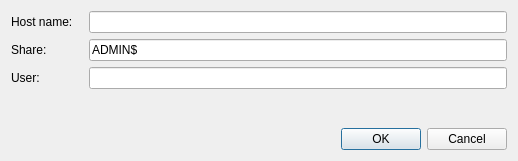
<ui version="4.0" >
 <class>SamDialog</class>
 <widget class="QDialog" name="SamDialog" >
  <property name="windowModality" >
   <enum>Qt::ApplicationModal</enum>
  </property>
  <property name="geometry" >
   <rect>
    <x>0</x>
    <y>0</y>
    <width>518</width>
    <height>161</height>
   </rect>
  </property>
  <property name="windowTitle" >
   <string>Load Remote Sam</string>
  </property>
  <property name="windowIcon" >
   <iconset resource="gui.qrc" >:/icons/pixmaps/os_icon.png</iconset>
  </property>
  <layout class="QVBoxLayout" >
   <item>
    <layout class="QGridLayout" >
     <item row="0" column="0" >
      <widget class="QLabel" name="label" >
       <property name="text" >
        <string>Host name:   </string>
       </property>
      </widget>
     </item>
     <item row="0" column="1" >
      <widget class="QLineEdit" name="hostEdit" />
     </item>
     <item row="1" column="0" >
      <widget class="QLabel" name="label_2" >
       <property name="text" >
        <string>Share:</string>
       </property>
      </widget>
     </item>
     <item row="1" column="1" >
      <widget class="QLineEdit" name="shareEdit" >
       <property name="text" >
        <string>ADMIN$</string>
       </property>
      </widget>
     </item>
     <item row="2" column="0" >
      <widget class="QLabel" name="label_3" >
       <property name="text" >
        <string>User:</string>
       </property>
      </widget>
     </item>
     <item row="2" column="1" >
      <widget class="QLineEdit" name="userEdit" />
     </item>
    </layout>
   </item>
   <item>
    <spacer>
     <property name="orientation" >
      <enum>Qt::Vertical</enum>
     </property>
     <property name="sizeHint" >
      <size>
       <width>20</width>
       <height>40</height>
      </size>
     </property>
    </spacer>
   </item>
   <item>
    <layout class="QHBoxLayout" >
     <item>
      <spacer>
       <property name="orientation" >
        <enum>Qt::Horizontal</enum>
       </property>
       <property name="sizeHint" >
        <size>
         <width>40</width>
         <height>20</height>
        </size>
       </property>
      </spacer>
     </item>
     <item>
      <widget class="QPushButton" name="okButton" >
       <property name="text" >
        <string>OK</string>
       </property>
      </widget>
     </item>
     <item>
      <widget class="QPushButton" name="cancelButton" >
       <property name="text" >
        <string>Cancel</string>
       </property>
      </widget>
     </item>
    </layout>
   </item>
  </layout>
 </widget>
 <resources>
  <include location="gui.qrc" />
 </resources>
 <connections>
  <connection>
   <sender>okButton</sender>
   <signal>clicked()</signal>
   <receiver>SamDialog</receiver>
   <slot>accept()</slot>
   <hints>
    <hint type="sourcelabel" >
     <x>386</x>
     <y>137</y>
    </hint>
    <hint type="destinationlabel" >
     <x>260</x>
     <y>111</y>
    </hint>
   </hints>
  </connection>
  <connection>
   <sender>cancelButton</sender>
   <signal>clicked()</signal>
   <receiver>SamDialog</receiver>
   <slot>reject()</slot>
   <hints>
    <hint type="sourcelabel" >
     <x>474</x>
     <y>136</y>
    </hint>
    <hint type="destinationlabel" >
     <x>314</x>
     <y>124</y>
    </hint>
   </hints>
  </connection>
 </connections>
</ui>
